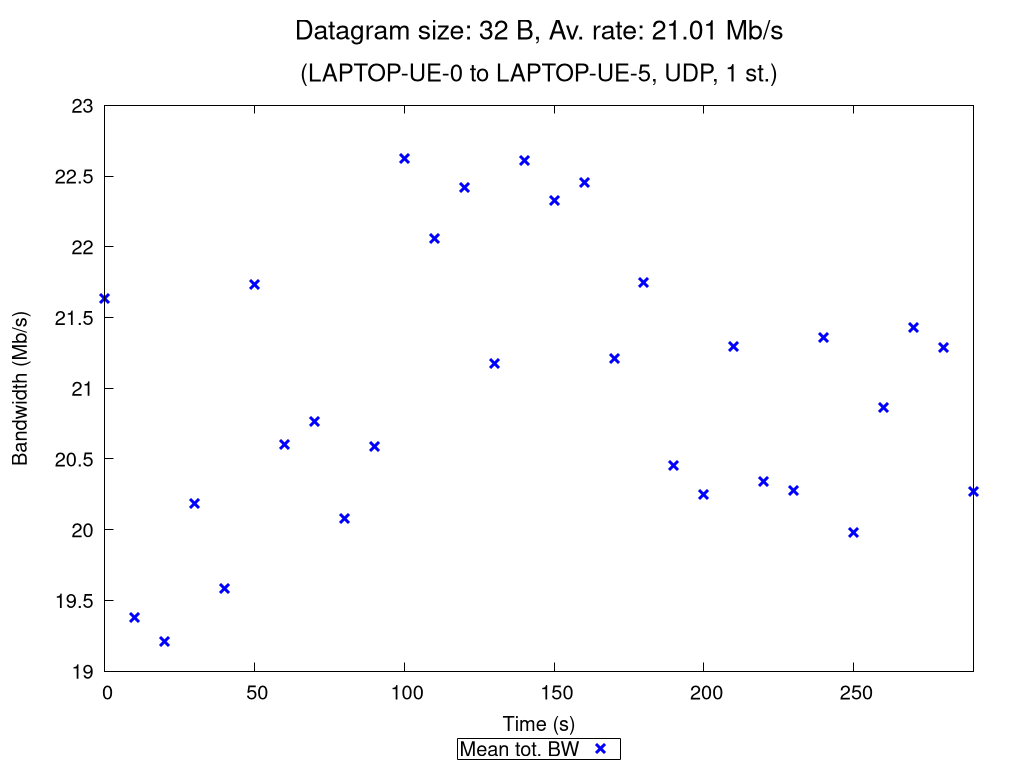

Generate this figure with gnuplot:
set terminal pngcairo nocrop enhanced size 1024,768 font "Verdana,15"
set output "UDP_1_st_2020_10_12_15-57-04_one2two_00032B.png"

set title "{/=20 Datagram size: 32 B, Av. rate: 21.01 Mb/s}\n\n{/=18 (LAPTOP-UE-0 to LAPTOP-UE-5, UDP, 1 st.)}"

set xlabel "Time (s)"
set ylabel "Bandwidth (Mb/s)"
set ytics nomirror
set key bmargin center horizontal box samplen 1 width -1
set bmargin 4.6
set rmargin 4.5

rf = 1000000.0  # rate factor
set style fill transparent solid 0.2 noborder
set autoscale xfix
plot "UDP_1_st_2020_10_12_15-57-04_one2two_00032B_iperf_processed.dat" using 1:($2/rf-$3/rf):($2/rf+$3/rf) with filledcurves lc rgb "blue" notitle, \
     "" using 1:($2/rf) with points pt 2 ps 1.5 lw 3 lc rgb "blue" title "Mean tot. BW", \
